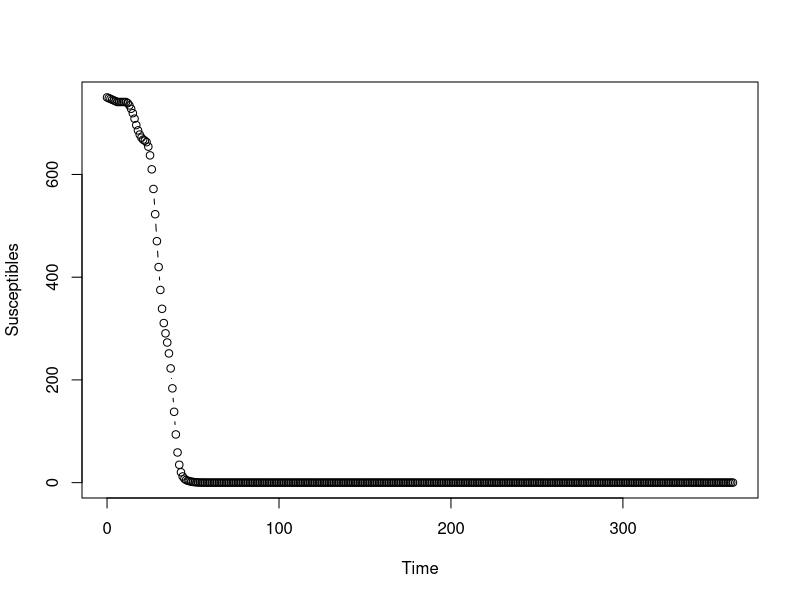
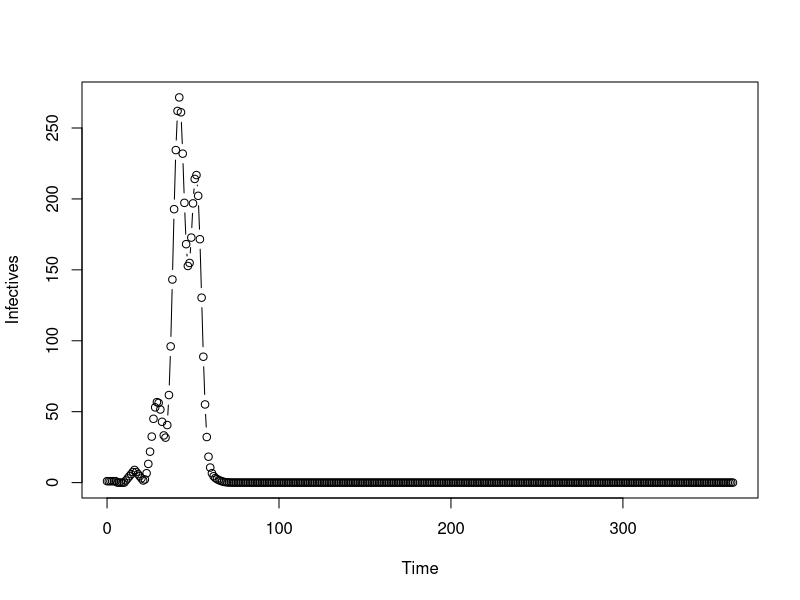
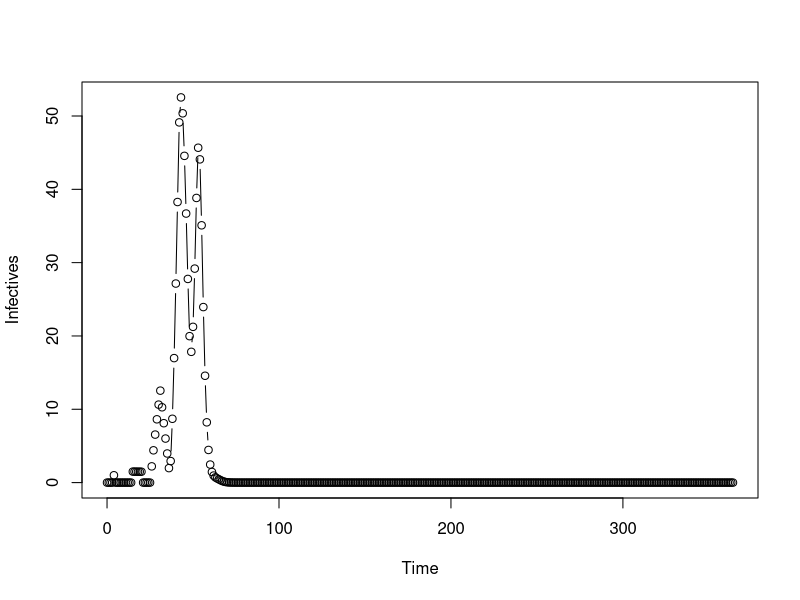

The R source for these figures, in order:

# INITIALIZEPOP() is a function that initializes the school population, using the first 2 generations of cases as inputs

initializePop <- function(N, initPropImmune, I0) {
    immune <- floor(N * initPropImmune)
    data.frame(
        Sus1 = N - immune,
        Sus2 = 0,
        Exp1 = 0,
        Exp2 = 0,
        Exp3 = 0,
        Exp4 = 0,
        Exp5 = 0,
        Exp6 = 0,
        Exp7 = 0,
        Exp8 = 0,
        Exp9 = 0,
        Exp10 = 0,
        Inf1 = I0,
        Inf2 = 0,
        Inf3 = 0,
        Inf4 = 0,
        Inf5 = 0,
        Inf6 = 0,
        Rec = immune
    )
}


# STEP() is a function that updates the various classes (S,E1...E10,I1...I10,R) and
# returns a dataframe containing the epidemic progression.

step <- function(pop, R0, browse = FALSE) {
    if (browse) browser()
    beta <- R0 / length(grep('Inf', names(pop))) #will this formula hold?
    totalPop <- sum(pop)
    totalInf <- sum(pop[, grep("Inf", names(pop))])
    inf_prob <- 1 - exp(-beta * totalInf / totalPop) #infection probability at any time t is 1 minus the probability of escaping infection
    
    incidence1 <- pop$Sus1 * inf_prob
    
    if(incidence1 > pop$Sus1){
        incidence1 <- pop$Sus1
    }
    
    incidence2 <- pop$Sus2 * inf_prob
    
    if(incidence2 > pop$Sus2){
        incidence2 <- pop$Sus2
    }
    
    updatePop <- data.frame(
        Sus1 = pop$Sus1 - incidence1
        , Sus2 = pop$Sus2 - incidence2
        , Exp1 = incidence1 + incidence2
        , Exp2 = pop$Exp1
        , Exp3 = pop$Exp2
        , Exp4 = pop$Exp3
        , Exp5 = pop$Exp4
        , Exp6 = pop$Exp5
        , Exp7 = pop$Exp6
        , Exp8 = pop$Exp7
        , Exp9 = pop$Exp8
        , Exp10 = pop$Exp9
        , Inf1 = pop$Exp10
        , Inf2 = pop$Inf1
        , Inf3 = pop$Inf2
        , Inf4 = pop$Inf3
        , Inf5 = pop$Inf4
        , Inf6 = pop$Inf5
        , Rec = pop$Rec + pop$Inf6
    )
    
    return(updatePop)
}

##################################################################################
#' VACCINATE() is a function that moves some susceptible individuals to the immune 
#' class, based on a daily vaccination rate expected of teams.
##################################################################################

#'params:
#'1. tp = team performance/expected number of vaccinations per day
#'2. v = vaccine efficacy between 0 and 1
#'
vaccinate <- function(pop, tp, v, browse = FALSE) {
    if (browse) browser()
    
    totalPop <- sum(pop)
    
    #calculate the vaccination "rate" from the team performance
    vax_rate <-  ifelse(pop$Sus1 > tp, tp/totalPop, pop$Sus1/totalPop)
    
    #calculate the proportions of individuals who'll be immunised and those who'll fail immunisation
    newly_immunised_batch <- v * vax_rate * pop$Sus1
    failed_immunisation_batch <- (1 - v) * vax_rate * pop$Sus1
    
    updatePop <- data.frame(
        Sus1 = pop$Sus1 - newly_immunised_batch - failed_immunisation_batch 
        , Sus2 = failed_immunisation_batch
        , Exp1 = pop$Exp1
        , Exp2 = pop$Exp2
        , Exp3 = pop$Exp3
        , Exp4 = pop$Exp4
        , Exp5 = pop$Exp5
        , Exp6 = pop$Exp6
        , Exp7 = pop$Exp7
        , Exp8 = pop$Exp8
        , Exp9 = pop$Exp9
        , Exp10 = pop$Exp10
        , Inf1 = pop$Inf1
        , Inf2 = pop$Inf2
        , Inf3 = pop$Inf3
        , Inf4 = pop$Inf4
        , Inf5 = pop$Inf5
        , Inf6 = pop$Inf6
        , Rec = pop$Rec + newly_immunised_batch
    )
    
    return(updatePop)
}


##################################################################################
#' RUNSIMULATIONS() is a wrapper for the step function. It feeds STEP()  with 
#' initial values and outputs a list of dataframes containing the epidemic progression 
#' (and "collapsed" classes) for each simulation of the scenario.
##################################################################################

runSimulations <- function(R0 # transmission coeficient
                           , run_time 
                           , pop 
                           , vaxDay = NA
                           , orv_duration
                           , strategy_name
                           , vax_eff
                           , team_performance
                          # , time_to_immunity
                           , browse = FALSE
) {
    
    time <- 0
    simResults <- data.frame(time = 0, pop) #at time 0 we have the initial population specified
    if (browse) browser()
    time <- time + 1
    while (time < run_time) {
        if (!is.na(vaxDay) & time < vaxDay + 1  | time > vaxDay + 1 + orv_duration) {
            simResults <- rbind(simResults, data.frame(time, step(pop = simResults[time, -1], R0 = R0)))
        }else if (!is.na(vaxDay) & time >= vaxDay + 1  & time <= vaxDay + 1 + orv_duration){
            simResults <- rbind(simResults, data.frame(time, step(pop = vaccinate(simResults[time, -1], v = vax_eff, tp = team_performance), R0 = R0)))
        }else if (is.na(vaxDay)){
            simResults <- rbind(simResults, data.frame(time, step(pop = simResults[time, -1], R0 = R0)))
        }
        epiDur <- time
        time <- time + 1
    }
    
    susTS <- rowSums(subset(simResults, select = grep("Sus", names(simResults))))
    exposedTS <- rowSums(subset(simResults, select = grep("Exp", names(simResults))))
    infectiousTS <- rowSums(subset(simResults, select = grep("Inf", names(simResults))))
    
    epi_out <- list(
        Detailed = data.frame(simResults, strategy = strategy_name)
        , Collapsed = data.frame(
            time = simResults$time
            , totalSus = susTS
            , totalExp = exposedTS
            , totalInf = infectiousTS
            , totalRec = simResults$Rec
            , strategy = strategy_name
        )
        , epiTotal = sum(simResults$Inf5)
        , strategy = strategy_name
    )
    return(epi_out)
}




####running a simulation

#what's the pop like before the outbreak
initial_pop <- initializePop(N = 1000, initPropImmune = 0.25, I0 = 1) #initializePop takes as input: N = target population size, initPropImmune = initial proportion of population that is immune, and I0=initial number of infected. InitializePop() returns a dataframe of the initialized population

#
sim_results <- runSimulations(
    R0 = 12 #specify an R0 value 
    , run_time = 365 #how many days of epidemic
    , pop = initial_pop
    , strategy_name = 'strategyX' #name of the strategy as a string; e.g 'dose10_fcc'.
    , vaxDay = 50 #when will the orv campaign start? i.e, what is the delay in whole number days?
    , orv_duration = 10 #fhow long should campaign last in whole number days?
    , vax_eff = 0.95 #vaccine efficacy (value range: 0 to 1)
    , team_performance = 250 #how many people are expected to be vaccinated per day? 
    , browse = F #if True, open Browser for debugging
) 

#Plots
#total susceptibles
plot(sim_results$Collapsed$time, sim_results$Collapsed$totalSus, type = 'b', xlab = 'Time', ylab = 'Susceptibles' )
#total infected
plot(sim_results$Collapsed$time, sim_results$Collapsed$totalInf, type = 'b', xlab = 'Time', ylab = 'Infectives')
plot(sim_results$Detailed$time, sim_results$Detailed$Inf5, type = 'b', xlab = 'Time', ylab = 'Infectives')     
